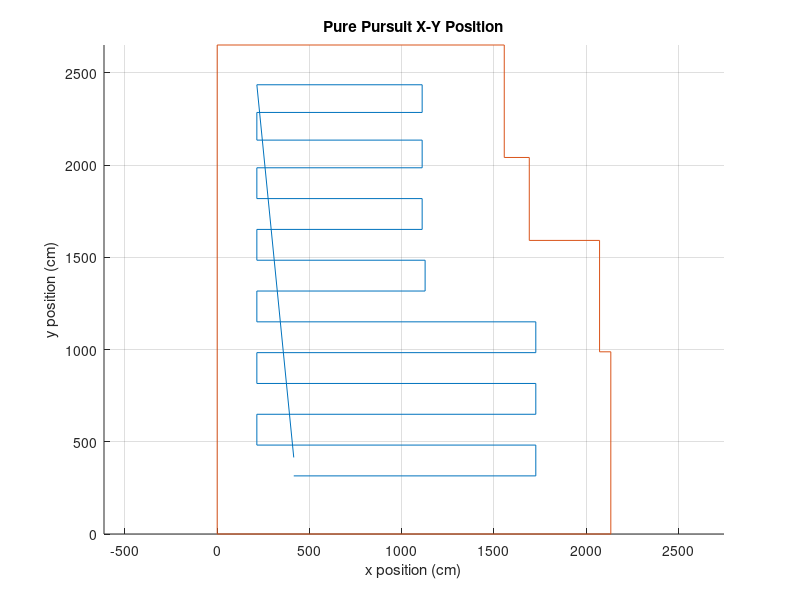

The MATLAB source for this figure:
clc;
clear;
close all
%Sweep Space: 6
%Inflation: 230
waypoints4 = [
    215.0 415.0;
    215.0 2405.5;
    397.9 2405.5;
    397.9 415.0;
    580.8 415.0;
    580.8 2405.5;
    762.9 2405.5;
    762.9 315.0;
    945.8 315.0;
    945.8 2405.5;
    1128.7 2405.5;
    1128.7 315.0;
    1311.6 315.0;
    1311.6 2405.5;
    1311.6 1591.36;
    %Turns to odd section of map
    1556.6 1346.36;
    1827.64 1346.36;
    %These are a bunch of points that make it do it horziontally ignore it
    %1827.64 1163.46;
    %1556.6 1163.64;
    %1556.6 980.74;
    %1827.64 980.74;
    %1827.64 797.84;
    1827.64 315.0;
    1644.74 315.0;
    %This looks a bit weird but trust
    1644.74 1163.36;
    1461.84 1163.36;
    1461.84 315.0;
    737.0 315.0;
    315.0 415.0
];
waypoints3 = [
    415 315;
    1727 315;
    1727 315+167;
    215 315+167;
    215 315+167*2;
    1727 315+167*2;
    1727 315+167*3;
    215 315+167*3;
    215 315+167*4;
    1727 315+167*4;
    1727 315+167*5;
    215 315+167*5;
    215 315+167*6;
    1127 315+167*6;
    1127 315+167*7;
    215 315+167*7;
    215 315+167*8;
    1111 315+167*8;
    1111 315+167*9;
    215 315+167*9;
    215 315+167*10;
    1111 315+167*10;
    1111 315+167*10+150;
    215 315+167*10+150;
    215 315+167*10+150*2;
    1111 315+167*10+150*2;
    1111 315+167*10+150*3;
    215 315+167*10+150*3;
    415 415;
    ];
mapArea = [0 0;
    70*2.54*12 0;
    70*2.54*12 32.4*2.54*12;
    (70-2)*2.54*12 (32.4)*2.54*12;
    (70-2)*2.54*12 (32.4+19.81)*2.54*12;
    (70-2-12.5)*2.54*12 (32.4+19.81)*2.54*12;
    (70-2-12.5)*2.54*12 (32.4+19.81+14.75)*2.54*12;
    (70-2-12.5-4.45)*2.54*12 (32.4+19.81+14.75)*2.54*12;
    (70-2-12.5-4.45)*2.54*12 (32.4+19.81+14.75+20)*2.54*12;
    0 (32.4+19.81+14.75+20)*2.54*12;
    0 0];
figure
hold on;
plot(waypoints3(:,1), waypoints3(:,2));
plot(mapArea(:,1),mapArea(:,2));
title("Pure Pursuit X-Y Position");
xlabel("x position (cm)");
ylabel("y position (cm)");
axis equal
grid on 
hold off
